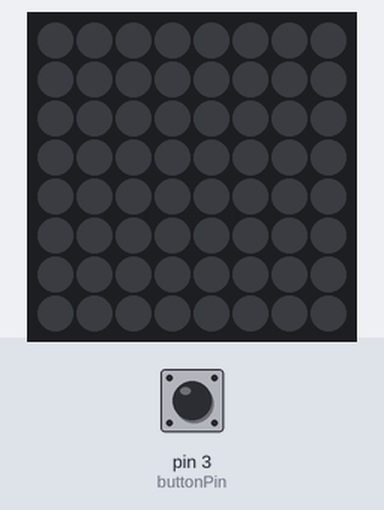
Recording of a sketch running on a simulated Arduino Uno, built with avr-gcc and run on an emulated ATmega328P. On the bench: 8×8 RGB LED matrix (first LED top left, wired row by row). The test bench sets the inputs (shaded band); at power-on: pin 3 (buttonPin) HIGH. Random numbers use the default seed unless the sketch sets one; what the sketch prints to the serial monitor is not drawn.

Above: at 5.0 s.
5.1 s: pin 3 (buttonPin) pulled LOW for 0.15 s
8.2 s: pin 3 (buttonPin) pulled LOW for 1 s
At 9.73 s:
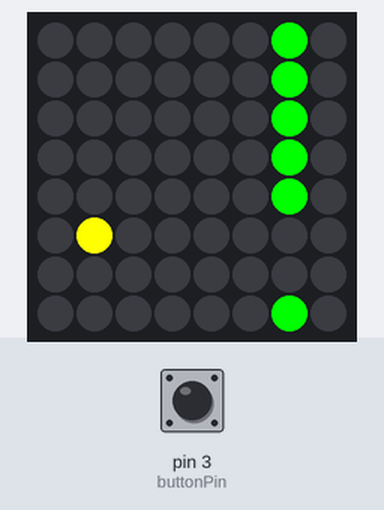
9.8 s: pin 3 (buttonPin) pulled LOW for 0.15 s
At 10.14 s:
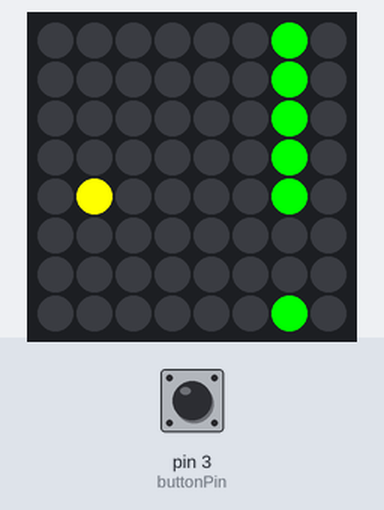
10.5 s: pin 3 (buttonPin) pulled LOW for 1 s
At 11.9 s:
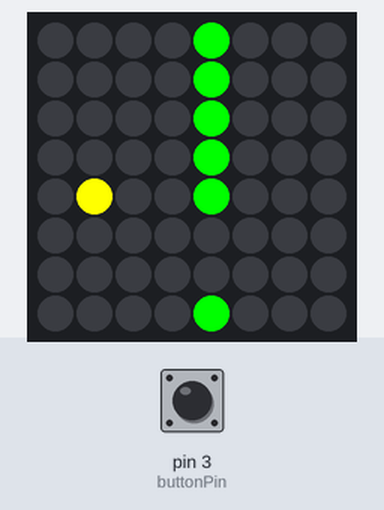
Timing chart, 0 to 13.5 s (numbered marks = the images above; inputs shaded):
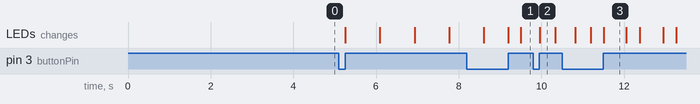

The sketch:

flappy-box.ino
```cpp
/* Flappy box for Arduino.
 * by Zach Collins*/

#include <Wire.h>
#include <Adafruit_GFX.h>
#include "Adafruit_LEDBackpack.h"

const int buttonPin = 3;
volatile int elevation;
volatile bool fall = true;
volatile bool start = false;
volatile uint8_t updateCounter = 0;
uint16_t shiftCounter = 0;
Adafruit_BicolorMatrix matrix = Adafruit_BicolorMatrix();

void setup() {
  Serial.begin(9600);
  Serial.println("8x8 LED Matrix Test");

  pinMode(buttonPin, INPUT_PULLUP);
  attachInterrupt(digitalPinToInterrupt(buttonPin), button_ISR, RISING);
  matrix.begin(0x70);  // pass in the address
  matrix.clear();
  matrix.writeDisplay();
  elevation = 3;

  while (start == false);
  randomSeed(analogRead(0));
}

uint8_t walls[8];
uint8_t createWall = 0;
uint16_t score = 0;
uint16_t hiscore = 0;

void loop() {
  matrix.drawBitmap(0, 0, walls, 8, 8, LED_GREEN);
  matrix.drawPixel(1, elevation, LED_YELLOW);
  matrix.writeDisplay();
  matrix.clear();
  if (elevation < 0 || elevation > 7 || (walls[elevation] & B01000000)) {
    gameEnd();
  }
  if (updateCounter >= 255) {
    if (fall) {
      elevation += 1;
    } else {
      fall = true;
      elevation -= 1;
    }
    updateCounter = 0;
  } else {
    updateCounter++;
  }
  if (shiftCounter == 255) {
    shiftWalls();
    shiftCounter = 0;
  } else {
    shiftCounter++;
  }
}

void gameEnd() {
  matrix.fillRect(0, 0, 8, 8, LED_RED);
  matrix.writeDisplay();
  delay(200);
  matrix.clear();
  matrix.writeDisplay();
  displayScore();
  for (uint8_t i = 0; i < 8; i++) {
    walls[i] = 0;
  }
  start = false;
  while (start == false);
  elevation = 3;
  updateCounter = 0;
  shiftCounter = 0;
  score = 0;
}

void displayScore() {
  String msg;
  if (score > hiscore) {
    hiscore = score;
    msg = "New high score! ";
  } else {
    msg = "Score: ";
  }
  msg += String(score);
  matrix.setTextWrap(false);
  matrix.setTextSize(1);
  matrix.setTextColor(LED_RED);
  long msglength = msg.length();
  for (int8_t i = 7; i >= -6*msglength; i--) {
    matrix.clear();
    matrix.setCursor(i, 0);
    matrix.print(msg);
    matrix.writeDisplay();
    delay(60);
  }
}

void shiftWalls() {
  for (uint8_t i = 0; i < 8; i++) {
    walls[i] = walls[i] << 1;
  }
  if (createWall == 3) {
    uint8_t wallHeight = random(4, 7);
    uint8_t topHalf = random(1, wallHeight);
    for (uint8_t i = 0; i < topHalf; i++) {
      walls[i] |= 1;
    }
    for (uint8_t i = 7; i >= 8 - (wallHeight - topHalf); i--) {
      walls[i] |= 1;
    }
    createWall = 0;
    score++;
  } else {
    createWall++;
  }
}

void button_ISR() {
  start = true;
  fall = false;
  if (updateCounter < 255) {
    updateCounter = 255;
  }
}
```

Measured:
- what the display in image 3 shows lasts 0.6 s, from 11.5 s to 12.1 s
